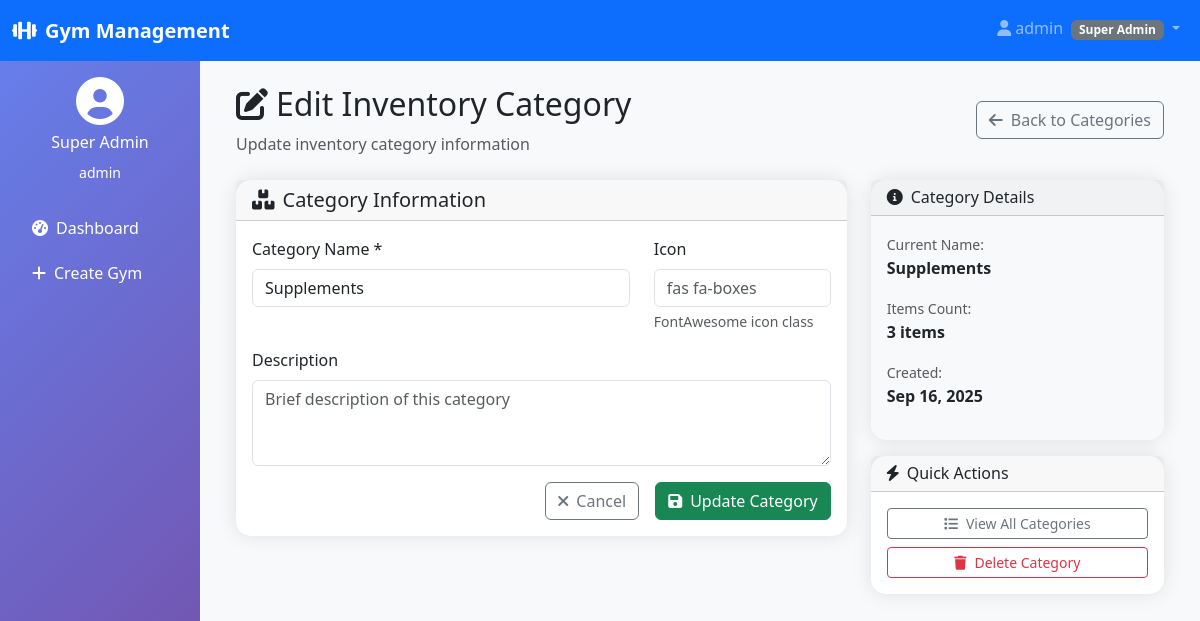
/inventory/inventory-categories/11/2/edit/ (signed in), run on the app's committed database.
### multiple_gym/models.py (models this page shows)
class User(AbstractUser):
    USER_TYPES = (
        ('superadmin', 'Super Admin'),
        ('gymadmin', 'Gym Admin'),
        ('member', 'Member'),
        ('trainer', 'Trainer'),
    )
    user_type = models.CharField(max_length=20, choices=USER_TYPES, default='member')
    phone = models.CharField(max_length=15, blank=True)
    created_at = models.DateTimeField(auto_now_add=True)

### inventory_management/models.py (models this page shows, shortened)
class InventoryCategory(models.Model):
    name = models.CharField(max_length=100, unique=True)
    description = models.TextField(blank=True)
    icon = models.CharField(max_length=50, blank=True)
    created_at = models.DateTimeField(auto_now_add=True)
    class Meta:
        verbose_name_plural = "Inventory Categories"
        ordering = ['name']

### inventory_management/views.py (the view, shortened to what this page needs)
# urls.py: path('inventory-categories/<int:gym_id>/<int:category_id>/edit/', views.edit_inventory_category, name='edit_inventory_category'),
@login_required
def edit_inventory_category(request, gym_id, category_id):  # Added gym_id parameter
    if request.user.user_type not in ["superadmin", "gymadmin"]:
        messages.error(request, "Access denied!")
        return redirect("login")
    category = get_object_or_404(InventoryCategory, id=category_id)
    context = {"category": category, "gym_id": gym_id}  # Added gym_id
    return render(request, "inventory_management/edit_inventory_category.html", context)

### templates/inventory_management/edit_inventory_category.html (shortened to what this page needs)
{% extends 'multiple_gym/base.html' %}
{% load static %}
{% block content %}
<div class="d-flex justify-content-between align-items-center mb-4">
    <div>
        <h2><i class="fas fa-edit me-2"></i>Edit Inventory Category</h2>
        <p class="text-muted mb-0">Update inventory category information</p>
    </div>
    <a href="{% url 'inventory:inventory_category_list' gym_id %}" class="btn btn-outline-secondary">
        <i class="fas fa-arrow-left me-2"></i>Back to Categories
    </a>
</div>
<div class="row">
    <div class="col-lg-8">
        <div class="card">
            <div class="card-header">
                <h5 class="card-title mb-0">
                    <i class="fas fa-boxes me-2"></i>Category Information
                </h5>
            </div>
            <div class="card-body">
                <form method="POST">
                    <div class="row mb-3">
                        <div class="col-md-8">
                            <label class="form-label">Category Name *</label>
                            <input type="text" name="name" class="form-control"
                                   placeholder="e.g., Cleaning Supplies"
                                   value="{{ category.name }}" required>
                        </div>
                        <div class="col-md-4">
                            <label class="form-label">Icon</label>
                            <input type="text" name="icon" class="form-control"
                                   placeholder="fas fa-boxes"
                                   value="{{ category.icon|default:'' }}">
                            <div class="form-text">FontAwesome icon class</div>
                        </div>
                    </div>
                    <div class="mb-3">
                        <label class="form-label">Description</label>
                        <textarea name="description" class="form-control" rows="3"
                                  placeholder="Brief description of this category">{{ category.description|default:'' }}</textarea>
                    </div>
                    <div class="d-grid gap-2 d-md-flex justify-content-md-end">
                        <a href="{% url 'inventory:inventory_category_list' gym_id %}" class="btn btn-outline-secondary me-md-2">
                            <i class="fas fa-times me-2"></i>Cancel
                        </a>
                        <button type="submit" class="btn btn-success">
                            <i class="fas fa-save me-2"></i>Update Category
                        </button>
                    </div>
                </form>
            </div>
        </div>
    </div>
    <div class="col-lg-4">
        <div class="card bg-light">
            <div class="card-header">
                <h6 class="card-title mb-0">
                    <i class="fas fa-info-circle me-2"></i>Category Details
                </h6>
            </div>
            <div class="card-body">
                <div class="mb-3">
                    <small class="text-muted">Current Name:</small>
                    <div class="fw-bold">{{ category.name }}</div>
                </div>
                <div class="mb-3">
                    <small class="text-muted">Items Count:</small>
                    <div class="fw-bold">{{ category.items.count }} items</div>
                </div>
                <div class="mb-3">
                    <small class="text-muted">Created:</small>
                    <div class="fw-bold">{{ category.created_at|date:"M d, Y" }}</div>
                </div>
            </div>
        </div>
        <div class="card mt-3">
            <div class="card-header">
                <h6 class="card-title mb-0">
                    <i class="fas fa-bolt me-2"></i>Quick Actions
                </h6>
            </div>
            <div class="card-body">
                <div class="d-grid gap-2">
                    <a href="{% url 'inventory:inventory_category_list' gym_id %}" class="btn btn-outline-secondary btn-sm">
                        <i class="fas fa-list me-2"></i>View All Categories
                    </a>
                    <button type="button" class="btn btn-outline-danger btn-sm"
                            onclick="confirmDelete('{{ category.id }}', '{{ category.name }}')">
                        <i class="fas fa-trash me-2"></i>Delete Category
                    </button>
                </div>
            </div>
        </div>
    </div>
</div>
{% endblock %}

### templates/multiple_gym/base.html (shortened to what this page needs)
<!DOCTYPE html>
<html lang="en">
<head>
    <link href="https://cdnjs.cloudflare.com/ajax/libs/bootstrap/5.3.0/css/bootstrap.min.css" rel="stylesheet">
    <link href="https://cdnjs.cloudflare.com/ajax/libs/font-awesome/6.0.0/css/all.min.css" rel="stylesheet">
</head>
<body class="bg-light">
    <nav class="navbar navbar-expand-lg navbar-dark bg-primary">
        <div class="container-fluid">
            <a class="navbar-brand" href="#">
                <i class="fas fa-dumbbell me-2"></i>Gym Management
            </a>
            {% if user.is_authenticated %}
            <div class="navbar-nav ms-auto">
                <div class="nav-item dropdown">
                    <a class="nav-link dropdown-toggle" href="#" role="button" data-bs-toggle="dropdown">
                        <i class="fas fa-user me-1"></i>{{ user.username }}
                        <span class="badge bg-secondary ms-1">{{ user.get_user_type_display }}</span>
                    </a>
                </div>
            </div>
            {% endif %}
        </div>
    </nav>
    <div class="container-fluid">
        <div class="row">
            {% if user.is_authenticated and user.user_type != 'member' %}
            <div class="col-md-3 col-lg-2 px-0">
                <div class="sidebar text-white p-3">
                    <div class="text-center mb-4">
                        <i class="fas fa-user-circle fa-3x mb-2"></i>
                        <h6>{{ user.get_user_type_display }}</h6>
                        <small>{{ user.username }}</small>
                    </div>
                    <ul class="nav flex-column">
                        {% if user.user_type == 'superadmin' %}
                        <li class="nav-item">
                            <a class="nav-link text-white" href="{% url 'multiple_gym:superadmin_dashboard' %}">
                                <i class="fas fa-tachometer-alt me-2"></i>Dashboard
                            </a>
                        </li>
                        <li class="nav-item">
                            <a class="nav-link text-white" href="{% url 'multiple_gym:create_gym' %}">
                                <i class="fas fa-plus me-2"></i>Create Gym
                            </a>
                        </li>
                        {% endif %}
                    </ul>
                </div>
            </div>
            {% endif %}
            <div
                class="{% if user.is_authenticated and user.user_type != 'member' %}col-md-9 col-lg-10{% else %}col-12{% endif %}">
                <div class="p-4">
                    {% block content %}{% endblock %}
                </div>
            </div>
        </div>
    </div>
</body>
</html>

### templates/multiple_gym/base.html (style rules this page uses)
.sidebar { min-height: 100vh; background: linear-gradient(135deg, #667eea 0%, #764ba2 100%); }
.navbar-brand { font-weight: bold; }
.card { border: none; border-radius: 15px; box-shadow: 0 0 20px rgba(0, 0, 0, 0.1); }
.nav-link { transition: all 0.3s ease; border-radius: 8px; margin-bottom: 5px; }

### data on the page
User: username "admin", user_type "Super Admin"
InventoryCategory: name "Supplements", items.count "3", created_at "Sep 16, 2025"
